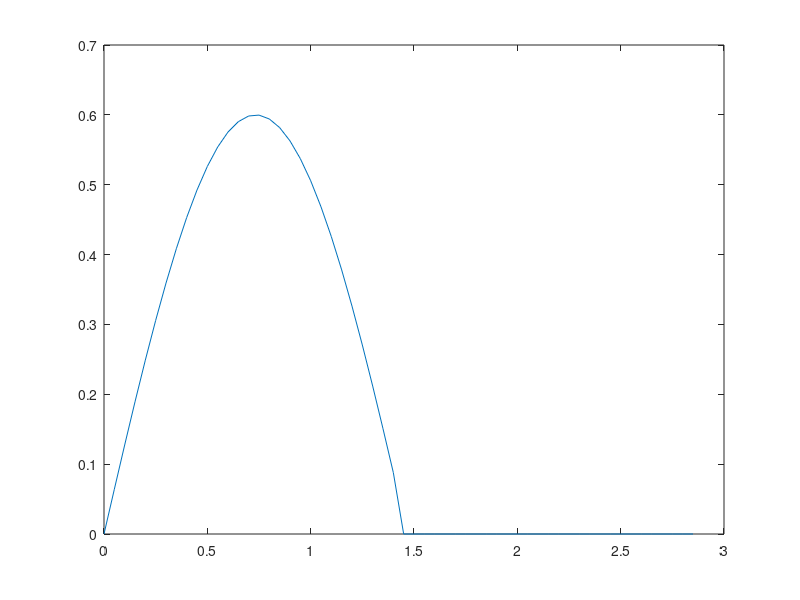

Write the MATLAB code that produced this figure.
%Input 15m ride swell at 11m/s
t=0:.05:2.85;
w=0:.01:.28;
u1=0.6*sin((200/18.7)*w);
u2=zeros(size(u1));
u=[u1 u2];
plot(t,u)

%Input 15m ride swell displacement
%t=0:.46875:29.53125;
%w=0:.1:pi;
%u1=0.6*sin((1)*w);
%u2=zeros(size(u1));
%u=[u1 u2];
%plot(t,u)